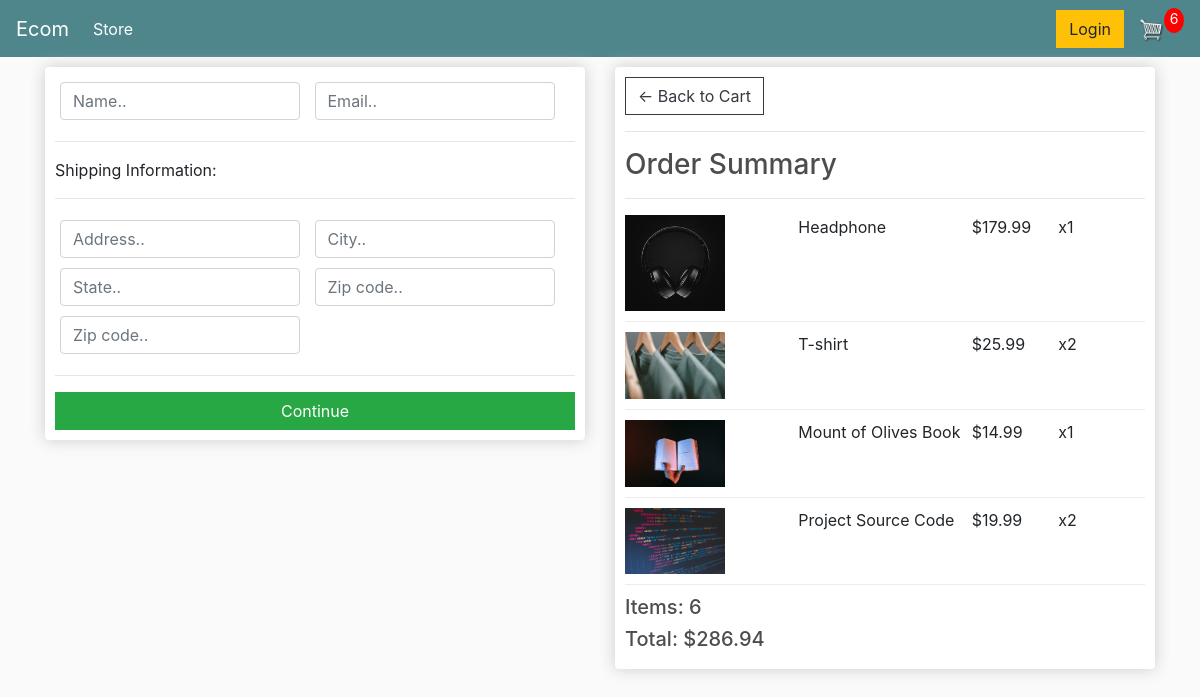
/checkout/ (signed in), run on an earlier commit of the app's database.
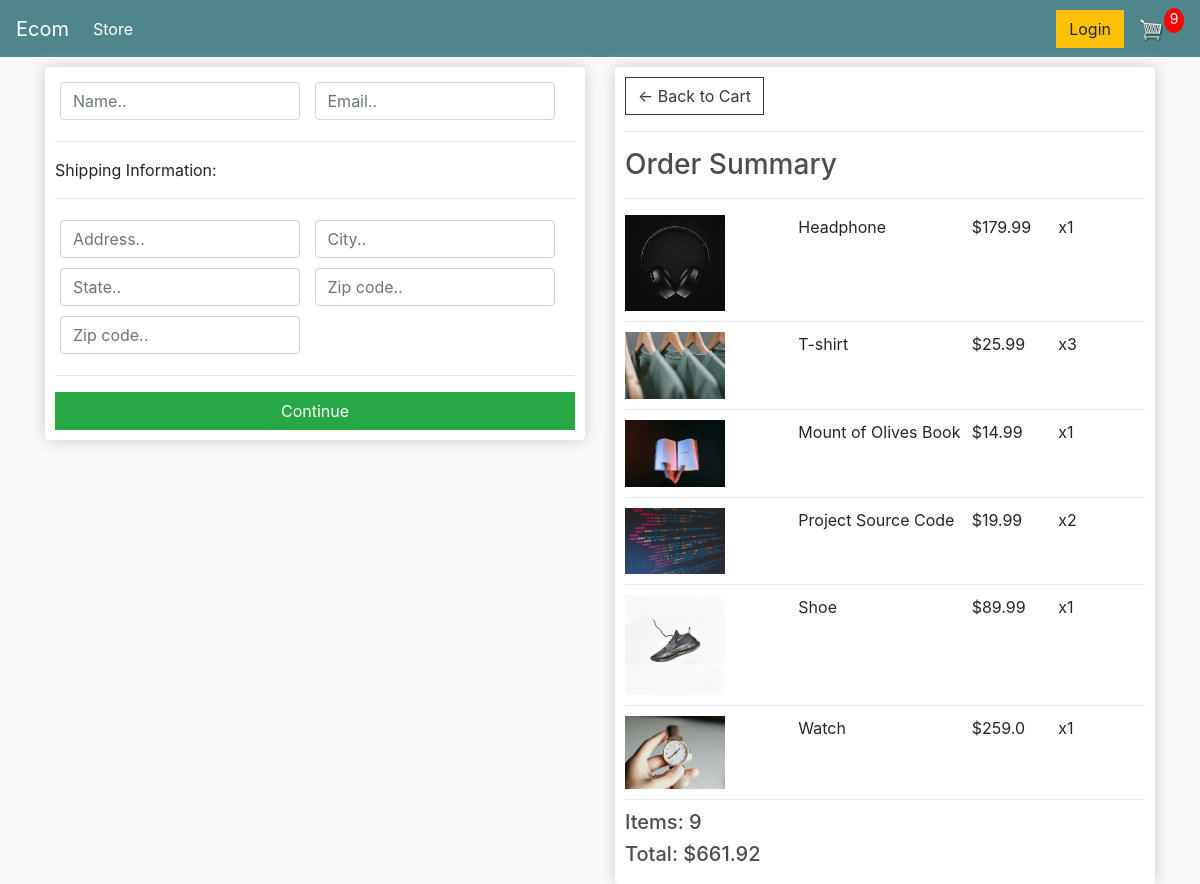
And on a later commit of the database.
### store/models.py (models this page shows, shortened)
class OrderItem(models.Model):
    product = models.ForeignKey(
        Product, on_delete=models.SET_NULL, blank=True, null=True)
    order = models.ForeignKey(
        Order, on_delete=models.SET_NULL, blank=True, null=True)
    quantity = models.IntegerField(default=0, null=True, blank=True)
    date_added = models.DateTimeField(auto_now_add=True)
    @property
    def get_total(self):
        total = self.product.price * self.quantity
        return total

class Product(models.Model):
    name = models.CharField(max_length=200, null=True)
    price = models.FloatField()
    digital = models.BooleanField(default=False, null=True, blank=False)
    image = models.ImageField(null=True, blank=True)
    @property
    def imageURL(self):
        try:
            url = self.image.url
        except:
            url = 'images/placeholder.png'
        return url

class Order(models.Model):
    customer = models.ForeignKey(
        Customer, on_delete=models.SET_NULL, blank=True, null=True)
    date_ordered = models.DateTimeField(auto_now_add=True)
    complete = models.BooleanField(default=False, null=True, blank=False)
    transaction_id = models.CharField(max_length=200, null=True)
    @property
    def get_cart_total(self):
        orderitems = self.orderitem_set.all()
        total = sum([item.get_total for item in orderitems])
        return total
    @property
    def get_cart_items(self):
        orderitems = self.orderitem_set.all()
        total = sum([item.quantity for item in orderitems])
        return total

### store/views.py (the view)
# urls.py: path('checkout/', views.checkout, name="checkout"),
def checkout(request):
    if request.user.is_authenticated:
        customer = request.user.customer
        order, created = Order.objects.get_or_create(
            customer=customer, complete=False)
        items = order.orderitem_set.all()
        cartItems = order.get_cart_items
    else:
        items = []
        order = {'get_cart_total': 0, 'get_cart_items': 0}
        cartItems = order['get_cart_items']
    context = {'items': items, 'order': order, 'cartItems': cartItems}
    return render(request, 'store/checkout.html', context)

### store/templates/store/checkout.html (shortened to what this page needs)
{% extends 'store/main.html' %}
{% load static %}
{% block content %}
<div class="row">
    <div class="col-lg-6">
        <div class="box-element" id="form-wrapper">
            <form id="form">
                <div id="user-info">
                    <div class="form-field">
                        <input required class="form-control" type="text" name="name" placeholder="Name..">
                    </div>
                    <div class="form-field">
                        <input required class="form-control" type="email" name="email" placeholder="Email..">
                    </div>
                </div>
                <div id="shipping-info">
                    <hr>
                    <p>Shipping Information:</p>
                    <hr>
                    <div class="form-field">
                        <input class="form-control" type="text" name="address" placeholder="Address..">
                    </div>
                    <div class="form-field">
                        <input class="form-control" type="text" name="city" placeholder="City..">
                    </div>
                    <div class="form-field">
                        <input class="form-control" type="text" name="state" placeholder="State..">
                    </div>
                    <div class="form-field">
                        <input class="form-control" type="text" name="zipcode" placeholder="Zip code..">
                    </div>
                    <div class="form-field">
                        <input class="form-control" type="text" name="country" placeholder="Zip code..">
                    </div>
                </div>
                <hr>
                <input id="form-button" class="btn btn-success btn-block" type="submit" value="Continue">
            </form>
        </div>
        <br>
    </div>
    <div class="col-lg-6">
        <div class="box-element">
            <a class="btn btn-outline-dark" href="{% url 'cart' %}">&#x2190; Back to Cart</a>
            <hr>
            <h3>Order Summary</h3>
            <hr>
            {% for item in items %}
            <div class="cart-row">
                <div style="flex:2"><img class="row-image" src="{{ item.product.imageURL }}"></div>
                <div style="flex:2">
                    <p>{{ item.product.name }}</p>
                </div>
                <div style="flex:1">
                    <p>${{ item.product.price }}</p>
                </div>
                <div style="flex:1">
                    <p>x{{ item.quantity }}</p>
                </div>
            </div>
            {% endfor %}
            <h5>Items: {{ order.get_cart_items }}</h5>
            <h5>Total: ${{ order.get_cart_total|floatformat:2 }}</h5>
        </div>
    </div>
</div>
{% endblock content %}

What changed in the data, as far as the page shows it:
changed OrderItem "T-shirt": quantity "2" → "3"
added OrderItem: product.imageURL (picture), product.name "Shoe", product.price "89.99", quantity "1"
added OrderItem: product.imageURL (picture), product.name "Watch", product.price "259.0", quantity "1"
changed through a linked row, Order: get_cart_items "6" → "9"; get_cart_total "286.94" → "661.92"
Also different on the page:
{{ cartItems }}: "6" → "9"
